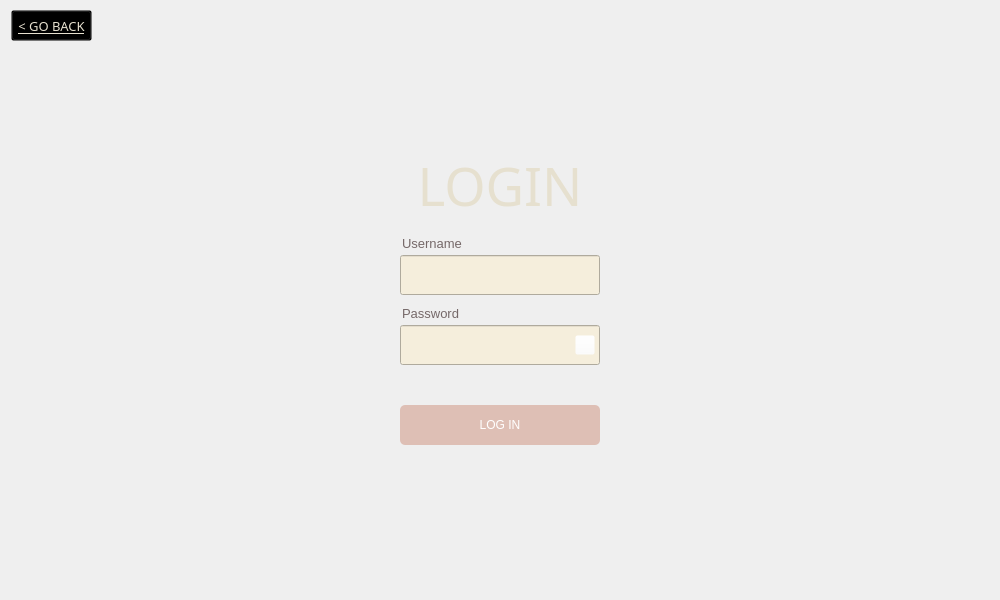
<?xml version="1.0" encoding="UTF-8"?>
<ui version="4.0">
 <class>Dialog</class>
 <widget class="QDialog" name="Dialog">
  <property name="geometry">
   <rect>
    <x>0</x>
    <y>0</y>
    <width>1000</width>
    <height>600</height>
   </rect>
  </property>
  <property name="windowTitle">
   <string>Dialog</string>
  </property>
  <widget class="QWidget" name="bgwidget" native="true">
   <property name="geometry">
    <rect>
     <x>0</x>
     <y>0</y>
     <width>1000</width>
     <height>600</height>
    </rect>
   </property>
   <property name="font">
    <font>
     <underline>false</underline>
    </font>
   </property>
   <property name="styleSheet">
    <string notr="true"/>
   </property>
   <widget class="QLabel" name="loginlabel">
    <property name="geometry">
     <rect>
      <x>350</x>
      <y>150</y>
      <width>300</width>
      <height>71</height>
     </rect>
    </property>
    <property name="font">
     <font>
      <family>Century Gothic</family>
      <pointsize>40</pointsize>
      <weight>50</weight>
      <italic>false</italic>
      <bold>false</bold>
     </font>
    </property>
    <property name="styleSheet">
     <string notr="true">color: rgb(230, 224, 207);
font: 40pt &quot;Century Gothic&quot;;
</string>
    </property>
    <property name="text">
     <string>LOGIN</string>
    </property>
    <property name="alignment">
     <set>Qt::AlignCenter</set>
    </property>
   </widget>
   <widget class="QPushButton" name="loginbutton">
    <property name="geometry">
     <rect>
      <x>400</x>
      <y>405</y>
      <width>200</width>
      <height>40</height>
     </rect>
    </property>
    <property name="styleSheet">
     <string notr="true">QPushButton{
border-radius:5px;
color: rgb(255, 255, 255);
font: 16pt &quot;Century Gothic&quot;;
background-color: rgb(222, 191, 181);
}

QPushButton:hover{
background-color: #b5debf;
}
</string>
    </property>
    <property name="text">
     <string>LOG IN</string>
    </property>
   </widget>
   <widget class="QLineEdit" name="usernamefield">
    <property name="geometry">
     <rect>
      <x>400</x>
      <y>255</y>
      <width>200</width>
      <height>40</height>
     </rect>
    </property>
    <property name="styleSheet">
     <string notr="true">background-color: rgb(230, 224, 207);
font: 13pt &quot;MS Shell Dlg 2&quot;;
background-color: rgb(245, 238, 220);</string>
    </property>
   </widget>
   <widget class="QLineEdit" name="passwordfield">
    <property name="geometry">
     <rect>
      <x>400</x>
      <y>325</y>
      <width>200</width>
      <height>40</height>
     </rect>
    </property>
    <property name="styleSheet">
     <string notr="true">background-color: rgb(245, 238, 220);
font: 13pt &quot;MS Shell Dlg 2&quot;;</string>
    </property>
   </widget>
   <widget class="QLabel" name="usernamelabel">
    <property name="geometry">
     <rect>
      <x>402</x>
      <y>235</y>
      <width>61</width>
      <height>16</height>
     </rect>
    </property>
    <property name="font">
     <font>
      <family>MS Shell Dlg 2</family>
      <pointsize>10</pointsize>
      <weight>50</weight>
      <italic>false</italic>
      <bold>false</bold>
     </font>
    </property>
    <property name="styleSheet">
     <string notr="true">color: rgb(117, 104, 104);
font: 10pt &quot;MS Shell Dlg 2&quot;;
</string>
    </property>
    <property name="text">
     <string>Username</string>
    </property>
   </widget>
   <widget class="QLabel" name="passwordlabel">
    <property name="geometry">
     <rect>
      <x>402</x>
      <y>305</y>
      <width>61</width>
      <height>16</height>
     </rect>
    </property>
    <property name="font">
     <font>
      <family>MS Shell Dlg 2</family>
      <pointsize>10</pointsize>
      <weight>9</weight>
      <italic>false</italic>
      <bold>false</bold>
     </font>
    </property>
    <property name="styleSheet">
     <string notr="true">font: 10pt &quot;MS Shell Dlg 2&quot;;
color: rgb(145, 129, 129);
color: rgb(117, 104, 104);
font: 75 10pt &quot;MS Shell Dlg 2&quot;;
</string>
    </property>
    <property name="text">
     <string>Password</string>
    </property>
   </widget>
   <widget class="QLabel" name="errorlabel">
    <property name="geometry">
     <rect>
      <x>330</x>
      <y>385</y>
      <width>340</width>
      <height>20</height>
     </rect>
    </property>
    <property name="styleSheet">
     <string notr="true">font: 10pt &quot;MS Shell Dlg 2&quot;;
color: rgb(255, 0, 4);</string>
    </property>
    <property name="text">
     <string/>
    </property>
    <property name="alignment">
     <set>Qt::AlignCenter</set>
    </property>
   </widget>
   <widget class="QPushButton" name="gobackbutton">
    <property name="geometry">
     <rect>
      <x>11</x>
      <y>10</y>
      <width>81</width>
      <height>31</height>
     </rect>
    </property>
    <property name="font">
     <font>
      <family>Century Gothic</family>
      <pointsize>10</pointsize>
      <weight>50</weight>
      <italic>false</italic>
      <bold>false</bold>
      <underline>true</underline>
     </font>
    </property>
    <property name="styleSheet">
     <string notr="true">color: rgb(230, 224, 207);
font: 10pt &quot;Century Gothic&quot;;
background-color:rgba(0,0,0,0);</string>
    </property>
    <property name="text">
     <string>&lt; GO BACK</string>
    </property>
   </widget>
   <widget class="QPushButton" name="showhidepasswordbutton">
    <property name="geometry">
     <rect>
      <x>575</x>
      <y>335</y>
      <width>20</width>
      <height>20</height>
     </rect>
    </property>
    <property name="styleSheet">
     <string notr="true">background-color: rgba(255, 255, 255, 0);</string>
    </property>
    <property name="text">
     <string/>
    </property>
    <property name="icon">
     <iconset>
      <normaloff>../passwordopeneye.png</normaloff>../passwordopeneye.png</iconset>
    </property>
   </widget>
   <widget class="QLabel" name="backgroundlabel">
    <property name="geometry">
     <rect>
      <x>0</x>
      <y>0</y>
      <width>1000</width>
      <height>600</height>
     </rect>
    </property>
    <property name="text">
     <string/>
    </property>
    <property name="pixmap">
     <pixmap>../pictures/background.png</pixmap>
    </property>
   </widget>
   <zorder>backgroundlabel</zorder>
   <zorder>loginlabel</zorder>
   <zorder>loginbutton</zorder>
   <zorder>usernamefield</zorder>
   <zorder>passwordfield</zorder>
   <zorder>usernamelabel</zorder>
   <zorder>passwordlabel</zorder>
   <zorder>errorlabel</zorder>
   <zorder>gobackbutton</zorder>
   <zorder>showhidepasswordbutton</zorder>
  </widget>
 </widget>
 <resources/>
 <connections/>
</ui>
